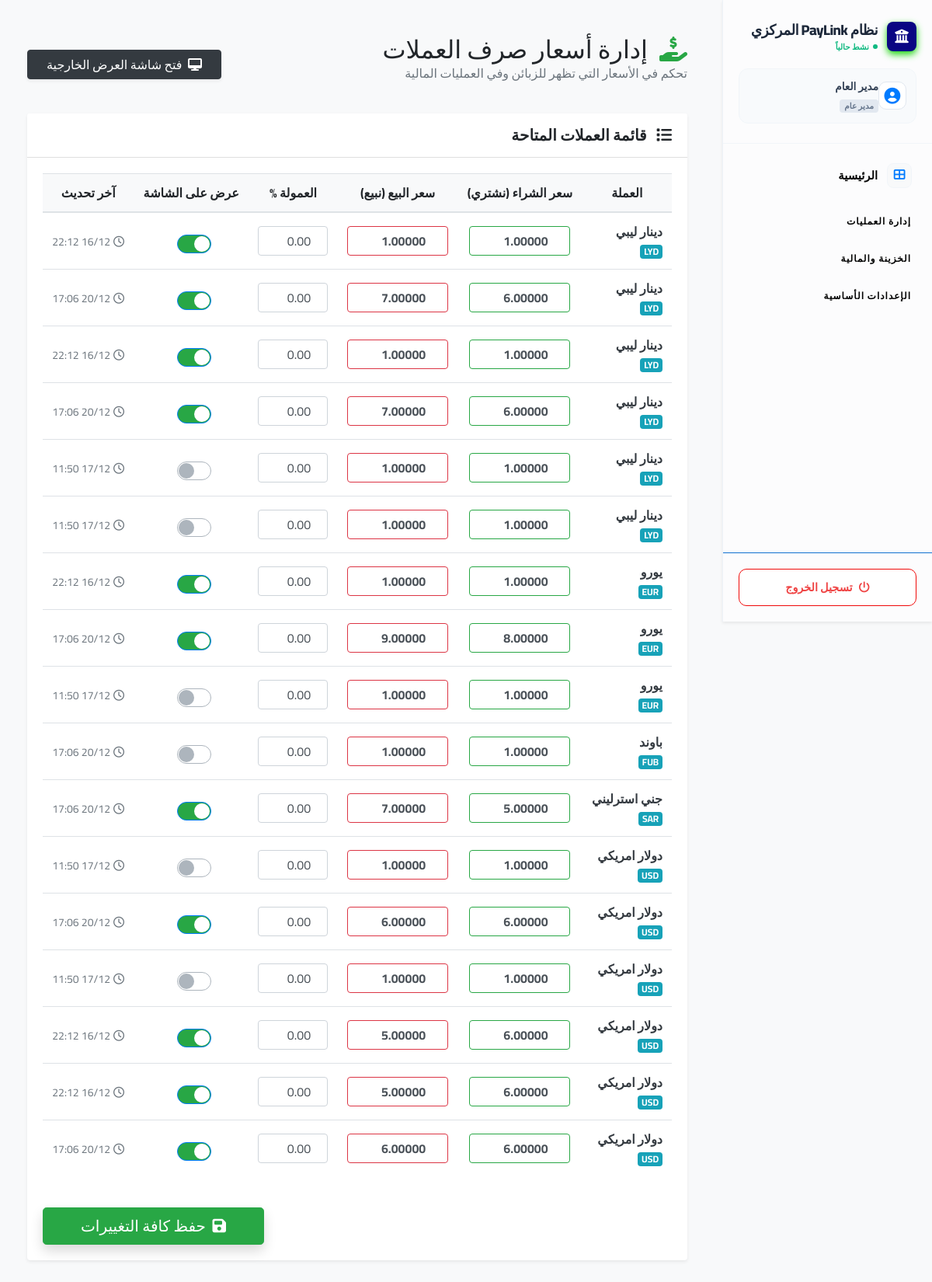
The app's page /manage_rates.php (signed in) with its own data.
### tables this page shows
CREATE TABLE `currencies` (
  `id` int(11) NOT NULL,
  `currency_code` varchar(10) NOT NULL,
  `currency_name` varchar(100) NOT NULL,
  `currency_name_ar` varchar(100) NOT NULL,
  `symbol` varchar(10) DEFAULT NULL,
  `is_base_currency` tinyint(1) DEFAULT 0,
  `is_active` tinyint(1) DEFAULT 1,
  `created_at` timestamp NOT NULL DEFAULT current_timestamp(),
  `is_base` tinyint(1) NOT NULL DEFAULT 0
);

CREATE TABLE `exchange_rates` (
  `id` int(11) NOT NULL,
  `currency_code` varchar(3) NOT NULL,
  `currency_name_ar` varchar(50) NOT NULL,
  `buy_rate` decimal(10,5) NOT NULL,
  `sell_rate` decimal(10,5) NOT NULL,
  `commission_percentage` decimal(5,2) DEFAULT 0.00,
  `is_display_active` tinyint(1) NOT NULL DEFAULT 0,
  `last_updated` timestamp NOT NULL DEFAULT current_timestamp() ON UPDATE current_timestamp()
);

### manage_rates.php (the view, shortened to what this page needs)
<?php
include_once 'functions.php';
$user_role = $_SESSION['user_role'] ?? 'موظف';
$is_authorized = in_array(trim($user_role), ['مدير عام', 'مدير فرع']);
function get_all_exchange_rates_data($conn) {
    $data = [];
    $sql = "SELECT c.id as currency_fk_id, e.id as rate_id, c.currency_code, c.currency_name_ar,
                   e.buy_rate, e.sell_rate, e.commission_percentage, e.is_display_active, e.last_updated
            FROM currencies c
            LEFT JOIN exchange_rates e ON (c.currency_code = e.currency_code)
            ORDER BY c.is_base_currency DESC, c.currency_code ASC";
    $result = $conn->query($sql);
    while ($row = $result->fetch_assoc()) { $data[] = $row; }
    return $data;
}
$rates_data = get_all_exchange_rates_data($conn);
include 'header.php';
?>
<div class="container-fluid py-4" dir="rtl text-right">
    <div class="d-flex justify-content-between align-items-center mb-4 flex-wrap">
        <div>
            <h2 class="mb-0"><i class="fas fa-hand-holding-usd text-success ml-2"></i> إدارة أسعار صرف العملات</h2>
            <p class="text-muted">تحكم في الأسعار التي تظهر للزبائن وفي العمليات المالية</p>
        </div>
        <div class="mt-2 mt-md-0">
            <a href="display_api.php" target="_blank" class="btn btn-dark shadow-sm px-4">
                <i class="fas fa-desktop ml-1"></i> فتح شاشة العرض الخارجية
            </a>
        </div>
    </div>
    <div class="card shadow-sm border-0">
        <div class="card-header bg-white py-3">
            <h5 class="mb-0 font-weight-bold"><i class="fas fa-list ml-2"></i> قائمة العملات المتاحة</h5>
        </div>
        <div class="card-body">
            <form method="POST">
                <div class="table-responsive">
                    <table class="table table-hover text-center align-middle">
                        <thead class="bg-light">
                            <tr>
                                <th>العملة</th>
                                <th>سعر الشراء (نشتري)</th>
                                <th>سعر البيع (نبيع)</th>
                                <th>العمولة %</th>
                                <th>عرض على الشاشة</th>
                                <th>آخر تحديث</th>
                            </tr>
                        </thead>
                        <tbody>
                            <?php foreach ($rates_data as $rate) : ?>
                            <tr>
                                <td class="text-right">
                                    <div class="font-weight-bold text-dark"><?php echo htmlspecialchars($rate['currency_name_ar']); ?></div>
                                    <small class="badge badge-info"><?php echo htmlspecialchars($rate['currency_code']); ?></small>
                                </td>
                                <td>
                                    <input type="number" step="0.0001" name="rates[<?php echo $rate['rate_id']; ?>][buy_rate]"
                                           value="<?php echo $rate['buy_rate']; ?>" class="form-control text-center mx-auto font-weight-bold" style="max-width:130px; border-color: #28a745;">
                                </td>
                                <td>
                                    <input type="number" step="0.0001" name="rates[<?php echo $rate['rate_id']; ?>][sell_rate]"
                                           value="<?php echo $rate['sell_rate']; ?>" class="form-control text-center mx-auto font-weight-bold" style="max-width:130px; border-color: #dc3545;">
                                </td>
                                <td>
                                    <input type="number" step="0.1" name="rates[<?php echo $rate['rate_id']; ?>][commission_percentage]"
                                           value="<?php echo $rate['commission_percentage']; ?>" class="form-control text-center mx-auto" style="max-width:90px;">
                                </td>
                                <td>
                                    <div class="custom-control custom-switch">
                                    </div>
                                </td>
                                <td>
                                    <span class="text-muted small">
                                        <i class="far fa-clock ml-1"></i><?php echo date('d/m H:i', strtotime($rate['last_updated'])); ?>
                                    </span>
                                </td>
                            </tr>
                            <?php endforeach; ?>
                        </tbody>
                    </table>
                </div>
                <?php if ($is_authorized): ?>
                    <div class="text-left mt-4">
                        <button type="submit" name="update_rates" class="btn btn-success btn-lg px-5 shadow">
                            <i class="fas fa-save ml-1"></i> حفظ كافة التغييرات
                        </button>
                    </div>
                <?php else: ?>
                    <div class="alert alert-warning text-center mt-3">
                        <i class="fas fa-exclamation-triangle ml-1"></i> ليس لديك صلاحية تعديل الأسعار.
                    </div>
                <?php endif; ?>
            </form>
        </div>
    </div>
</div>
<?php include 'footer.php'; ?>

### header.php (style rules this page uses)
:root { --light-bg: #f8f9fa; --primary-color: #007bff; }
body { font-family: 'Cairo', sans-serif; background-color: var(--light-bg); margin: 0; padding: 0; text-align: right; direction: rtl; overflow-x: hidden; }

### sidebar.php (style rules this page uses)
:root { --sb-bg: #ffffff90; --sb-accent: #0a0683; --sb-text: #000000; --sb-title: #000000; --sb-hover: #f8fafc; --sb-active-bg: #eff6ff; }

### manage_rates.php (style rules this page uses)
.table td { vertical-align: middle !important; }

### records on screen
currencies: currency_name_ar "دينار ليبي", currency_code "LYD", buy_rate "1.00000", sell_rate "1.00000", commission_percentage "0.00", exchange_rates.last_updated "16/12 22:12", buy_rate "6.00000", sell_rate "7.00000", exchange_rates.last_updated "20/12 17:06", exchange_rates.last_updated "17/12 11:50"
currencies: currency_name_ar "دينار ليبي", currency_code "LYD", buy_rate "1.00000", sell_rate "1.00000", commission_percentage "0.00", exchange_rates.last_updated "16/12 22:12", buy_rate "6.00000", sell_rate "7.00000", exchange_rates.last_updated "20/12 17:06", exchange_rates.last_updated "17/12 11:50"
currencies: currency_name_ar "يورو", currency_code "EUR", buy_rate "1.00000", sell_rate "1.00000", commission_percentage "0.00", exchange_rates.last_updated "16/12 22:12", buy_rate "8.00000", sell_rate "9.00000", exchange_rates.last_updated "20/12 17:06", exchange_rates.last_updated "17/12 11:50"
currencies: currency_name_ar "باوند", currency_code "FUB", buy_rate "1.00000", sell_rate "1.00000", commission_percentage "0.00", exchange_rates.last_updated "20/12 17:06"
currencies: currency_name_ar "جني استرليني", currency_code "SAR", buy_rate "5.00000", sell_rate "7.00000", commission_percentage "0.00", exchange_rates.last_updated "20/12 17:06"
currencies: currency_name_ar "دولار امريكي", currency_code "USD", buy_rate "1.00000", sell_rate "1.00000", commission_percentage "0.00", exchange_rates.last_updated "17/12 11:50", buy_rate "6.00000", sell_rate "5.00000", exchange_rates.last_updated "16/12 22:12", sell_rate "6.00000", exchange_rates.last_updated "20/12 17:06"
currencies: currency_name_ar "دولار امريكي", currency_code "USD", buy_rate "6.00000", sell_rate "6.00000", commission_percentage "0.00", exchange_rates.last_updated "20/12 17:06", buy_rate "1.00000", sell_rate "1.00000", exchange_rates.last_updated "17/12 11:50", sell_rate "5.00000", exchange_rates.last_updated "16/12 22:12"

### other values on screen
$display_name "نظام PayLink المركزي"
$user_full_name "مدير العام"
$raw_user_role "مدير عام"
__('Dashboard') "الرئيسية"
__('System Management') "إدارة العمليات"
__('Financial Management') "الخزينة والمالية"
__('System Settings') "الإعدادات الأساسية"
__('Logout') "تسجيل الخروج"
